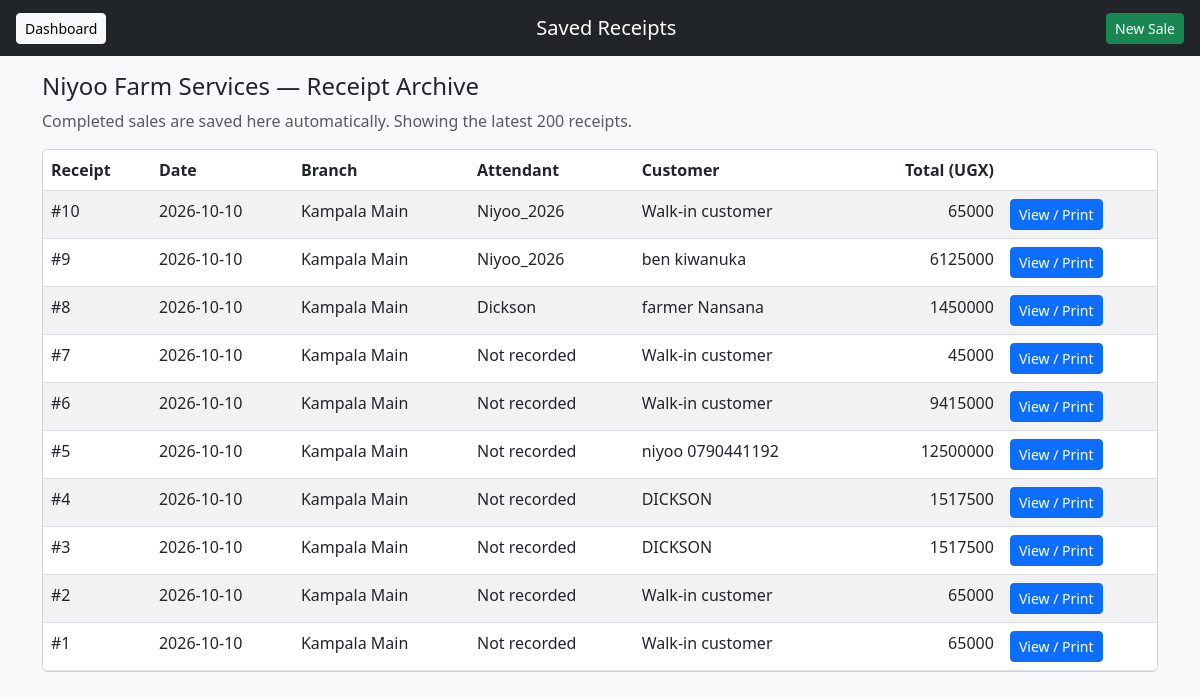
Page /receipts (signed in) on the committed database.
### tables this page shows
CREATE TABLE sales_orders (id INTEGER PRIMARY KEY, owner TEXT, business_type TEXT, lead_id INT, sale_day TEXT, status TEXT, customer_display_name TEXT, branch_id INTEGER, created_at TEXT DEFAULT (datetime('now')), updated_at TEXT, payment_status TEXT NOT NULL DEFAULT 'UNPAID', branch_name TEXT NOT NULL DEFAULT '', attendant_name TEXT NOT NULL DEFAULT '');

### app.py (the view)
@app.route("/receipts")
def receipts_page():
    if not require_login():
        return redirect("/")
    owner, _ = get_session_owner_bt()
    query = (
        "SELECT o.id,o.sale_day,o.customer_display_name,"
        "COALESCE(NULLIF(o.branch_name,''),b.name),o.attendant_name,"
        "COALESCE(SUM(s.total),0),o.status "
        "FROM sales_orders o "
        "LEFT JOIN branches b ON b.id=o.branch_id AND b.owner=o.owner "
        "LEFT JOIN sales s ON s.order_id=o.id AND s.owner=o.owner "
        "WHERE o.owner=? AND o.status='FINALIZED'"
    )
    params = [owner]
    if not is_admin():
        query += " AND o.branch_id=?"
        params.append(session.get("branch_id"))
    query += (
        " GROUP BY o.id,o.sale_day,o.customer_display_name,o.branch_name,"
        "b.name,o.attendant_name,o.status ORDER BY o.id DESC LIMIT 200"
    )
    receipts, _ = run_query(query, tuple(params), fetch=True)
    return render_template("receipts.html", receipts=receipts)

### app.py (called while the page is built)
@app.after_request
def add_security_headers(response):
    response.headers["X-Content-Type-Options"] = "nosniff"
    response.headers["X-Frame-Options"] = "DENY"
    response.headers["Referrer-Policy"] = "strict-origin-when-cross-origin"
    if IS_PRODUCTION:
        response.headers["Strict-Transport-Security"] = "max-age=31536000"
    return response

def get_db():
    if 'db' not in g:
        if USE_POSTGRES:
            import psycopg2
            g.db = psycopg2.connect(DATABASE_URL)
        else:
            g.db = sqlite3.connect("sme.db", detect_types=sqlite3.PARSE_DECLTYPES)
            g.db.row_factory = sqlite3.Row
    return g.db

def run_query(q, params=(), fetch=False):
    db = get_db()
    if USE_POSTGRES:
        q = q.replace("?", "%s")
    cur = db.cursor()
    cur.execute(q, params)
    if fetch:
        return cur.fetchall(), None
    db.commit()
    return None, None

def require_login():
    return session.get("logged_in")

def get_session_owner_bt():
    return session.get("owner", "admin"), session.get("business_type", "Incubators Business")

def is_admin():
    return session.get("role") == "super_admin"

def get_csrf_token():
    if "_csrf_token" not in session:
        session["_csrf_token"] = secrets.token_urlsafe(32)
    return session["_csrf_token"]

@app.before_request
def protect_state_changes():
    if request.method in {"POST", "PUT", "PATCH", "DELETE"} and not valid_csrf_token():
        if request.is_json:
            return jsonify({"error": "Invalid or missing CSRF token"}), 400
        abort(400, description="Invalid or missing CSRF token")

@app.context_processor
def inject_csrf_token():
    return {"csrf_token": get_csrf_token()}

### templates/receipts.html (shortened to what this page needs)
<!doctype html>
<html lang="en">
<head>
  <link href="https://cdn.jsdelivr.net/npm/bootstrap@5.3.0/dist/css/bootstrap.min.css" rel="stylesheet">
</head>
<body class="bg-light">
  <nav class="navbar bg-dark navbar-dark px-3">
    <a href="/dashboard" class="btn btn-sm btn-light">Dashboard</a>
    <span class="navbar-brand mb-0 ms-3">Saved Receipts</span>
    <a href="/pos" class="btn btn-sm btn-success">New Sale</a>
  </nav>
  <main class="container py-3">
    <h1 class="h4">Niyoo Farm Services — Receipt Archive</h1>
    <p class="text-muted">Completed sales are saved here automatically. Showing the latest 200 receipts.</p>
    <div class="table-responsive card">
      <table class="table table-striped table-hover mb-0">
        <thead>
          <tr>
            <th>Receipt</th>
            <th>Date</th>
            <th>Branch</th>
            <th>Attendant</th>
            <th>Customer</th>
            <th class="text-end">Total (UGX)</th>
            <th></th>
          </tr>
        </thead>
        <tbody>
          {% for receipt in receipts %}
          <tr>
            <td>#{{ receipt[0] }}</td>
            <td>{{ receipt[1] }}</td>
            <td>{{ receipt[3] or 'Branch unavailable' }}</td>
            <td>{{ receipt[4] or 'Not recorded' }}</td>
            <td>{{ receipt[2] }}</td>
            <td class="text-end">{{ "%.0f"|format(receipt[5]) }}</td>
            <td><a class="btn btn-sm btn-primary" href="/orders/{{ receipt[0] }}">View / Print</a></td>
          </tr>
          {% else %}
          <tr><td colspan="7" class="text-center text-muted py-4">No completed receipts yet.</td></tr>
          {% endfor %}
        </tbody>
      </table>
    </div>
  </main>
</body>
</html>

### rows in the picture
sales_orders: id "10", sale_day "2026-10-10", branch_name "Kampala Main", attendant_name "Niyoo_2026", customer_display_name "Walk-in customer", receipt "65000"
sales_orders: id "9", sale_day "2026-10-10", branch_name "Kampala Main", attendant_name "Niyoo_2026", customer_display_name "ben kiwanuka", receipt "6125000"
sales_orders: id "8", sale_day "2026-10-10", branch_name "Kampala Main", attendant_name "Dickson", customer_display_name "farmer Nansana", receipt "1450000"
sales_orders: id "7", sale_day "2026-10-10", receipt "Kampala Main", attendant_name "Not recorded", customer_display_name "Walk-in customer", receipt "45000"
sales_orders: id "6", sale_day "2026-10-10", receipt "Kampala Main", attendant_name "Not recorded", customer_display_name "Walk-in customer", receipt "9415000"
sales_orders: id "5", sale_day "2026-10-10", receipt "Kampala Main", attendant_name "Not recorded", customer_display_name "niyoo 0790441192", receipt "12500000"
sales_orders: id "4", sale_day "2026-10-10", receipt "Kampala Main", attendant_name "Not recorded", customer_display_name "DICKSON", receipt "1517500"
sales_orders: id "3", sale_day "2026-10-10", receipt "Kampala Main", attendant_name "Not recorded", customer_display_name "DICKSON", receipt "1517500"
sales_orders: id "2", sale_day "2026-10-10", receipt "Kampala Main", attendant_name "Not recorded", customer_display_name "Walk-in customer", receipt "65000"
sales_orders: id "1", sale_day "2026-10-10", receipt "Kampala Main", attendant_name "Not recorded", customer_display_name "Walk-in customer", receipt "65000"
